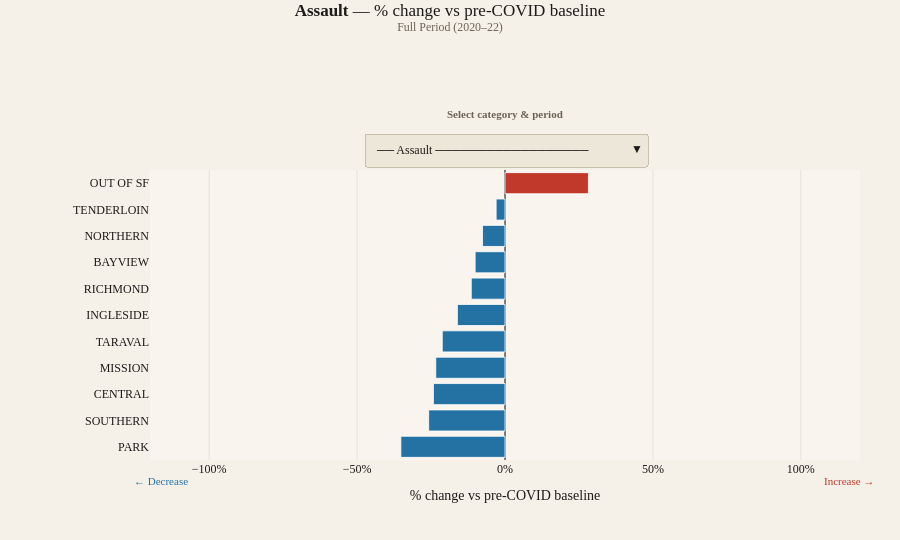

The notebook cell saved with this chart:
### Code cell
import pandas as pd
import plotly.graph_objects as go

# ── Config ────────────────────────────────────────────────────────────
CATEGORIES = ['Assault', 'Burglary', 'Drug Offense', 'Larceny-theft']
CATEGORY_COLORS = {
    'Assault':       '#1B6CA8',
    'Burglary':      '#7B2D8B',
    'Drug Offense':  '#1A8C6E',
    'Larceny-theft': '#C0392B',
}

BASELINE_START = pd.Timestamp('2018-01-01')
BASELINE_END   = pd.Timestamp('2020-02-25')

covid_phases = {
    'Full Period (2020–22)':  ('2020-02-25', '2022-06-01'),
    'Initial Restrictions':   ('2020-02-25', '2020-06-01'),
    'Partial Reopening':      ('2020-06-01', '2020-12-06'),
    'Second Lockdown':        ('2020-12-06', '2021-01-28'),
    'Gradual Reopening':      ('2021-01-28', '2022-06-01'),
}

# ── Prepare baseline ──────────────────────────────────────────────────
df_focus = df[df['Crime Category'].isin(CATEGORIES)].copy()
df_focus['Date'] = pd.to_datetime(df_focus[['Year', 'Month']].assign(Day=1))

baseline_days = (BASELINE_END - BASELINE_START).days
baseline_rates = (
    df_focus[df_focus['Date'].between(BASELINE_START, BASELINE_END)]
    .groupby(['Crime Category', 'Police District'])
    .size()
    .div(baseline_days)
    .reset_index(name='baseline_rate')
)

def compute_pct_change(cat, phase_name):
    start, end = [pd.Timestamp(t) for t in covid_phases[phase_name]]
    phase_days  = (end - start).days

    phase_rates = (
        df_focus[
            (df_focus['Crime Category'] == cat) &
            (df_focus['Date'].between(start, end))
        ]
        .groupby('Police District')
        .size()
        .div(phase_days)
        .reset_index(name='phase_rate')
    )

    merged = (
        baseline_rates[baseline_rates['Crime Category'] == cat]
        .merge(phase_rates, on='Police District', how='left')
        .fillna(0)
    )
    merged['pct_change'] = (
        (merged['phase_rate'] - merged['baseline_rate'])
        / merged['baseline_rate'].replace(0, float('nan'))
        * 100
    ).fillna(0).round(1)

    return merged.sort_values('pct_change')

# ── Build one trace per (category × phase) ───────────────────────────
all_traces   = []
trace_index  = {}   # (cat, phase) → index in all_traces

init_cat   = 'Assault'
init_phase = 'Full Period (2020–22)'

for cat in CATEGORIES:
    for phase in covid_phases:
        data = compute_pct_change(cat, phase)
        trace_index[(cat, phase)] = len(all_traces)
        all_traces.append(go.Bar(
            name=f'{cat} · {phase}',
            x=data['pct_change'],
            y=data['Police District'],
            orientation='h',
            marker=dict(
                color=['#C0392B' if v >= 0 else '#2471A3' for v in data['pct_change']],
                line=dict(color='white', width=0.8),
            ),
            customdata=data[['baseline_rate', 'phase_rate', 'pct_change']].values,
            hovertemplate=(
                '<b>%{y}</b><br>'
                'Change: <b>%{customdata[2]:+.1f}%</b><br>'
                'Baseline: %{customdata[0]:.2f} incidents/day<br>'
                'During phase: %{customdata[1]:.2f} incidents/day'
                '<extra></extra>'
            ),
            visible=(cat == init_cat and phase == init_phase),
        ))

fig = go.Figure(data=all_traces)
n_traces = len(all_traces)

# ── Single combined dropdown ──────────────────────────────────────────
# Grouped by category; a visual separator precedes each group.
# Separator entries use a special 'skip' method so clicking them
# does nothing — they act as group headers.

dropdown_buttons = []

for cat in CATEGORIES:
    # ── Group header (unclickable label) ──────────────────────────
    dropdown_buttons.append(dict(
        label=f'── {cat} ──────────────────',
        method='skip',           # no-op — Plotly ignores 'skip'
        args=[],
    ))

    for phase in covid_phases:
        visible = [False] * n_traces
        visible[trace_index[(cat, phase)]] = True

        dropdown_buttons.append(dict(
            label=f'   {phase}',          # indent for readability
            method='update',
            args=[
                {'visible': visible},
                {
                    'title.text': (
                        f'<b>{cat}</b> — % change vs pre-COVID baseline'
                        f'<br><sup style="color:#6b6456">{phase}</sup>'
                    ),
                    'xaxis.range': [-120, 120],
                },
            ],
        ))

# ── Layout ────────────────────────────────────────────────────────────
X_RANGE = 120

fig.update_layout(
    # Title sits well above the chart; dropdowns go below it
    title=dict(
        text=(
            f'<b>{init_cat}</b> — % change vs pre-COVID baseline'
            f'<br><sup style="color:#6b6456">{init_phase}</sup>'
        ),
        font=dict(size=17, family='Georgia, serif'),
        x=0.5, xanchor='center',
        y=0.97, yanchor='top',
        pad=dict(b=20),
    ),

    xaxis=dict(
        title='% change vs pre-COVID baseline',
        ticksuffix='%',
        range=[-X_RANGE, X_RANGE],
        zeroline=True, zerolinecolor='#555', zerolinewidth=1.5,
        showgrid=True, gridcolor='rgba(0,0,0,0.08)',
    ),
    yaxis=dict(
        title='',
        tickfont=dict(size=12),
        automargin=True,
    ),

    plot_bgcolor='#f9f5ee',
    paper_bgcolor='#f5f0e8',
    font=dict(family='Georgia, serif', color='#1e1c19'),
    showlegend=False,
    height=540,
    # Generous top margin so dropdown sits below title, not over it
    margin=dict(t=170, b=80, l=150, r=40),

    updatemenus=[dict(
        buttons=dropdown_buttons,
        direction='down',
        showactive=True,
        # Positioned just below the title block
        x=0.5, xanchor='center',
        y=1.14, yanchor='top',
        bgcolor='#ede7d9',
        bordercolor='#c8bfad',
        borderwidth=1,
        font=dict(size=12, family='Georgia, serif'),
        pad=dict(t=4, b=4),
    )],

    annotations=[
        # Dropdown label
        dict(
            text='<b>Select category &amp; period</b>',
            x=0.5, xref='paper', xanchor='center',
            y=1.22, yref='paper',
            showarrow=False,
            font=dict(size=11, color='#6b6456'),
        ),
        # Axis direction labels
        dict(
            text='← Decrease',
            x=-X_RANGE * 0.97, xref='x',
            y=-0.1, yref='paper',
            showarrow=False,
            font=dict(size=11, color='#2471A3'),
            align='left',
        ),
        dict(
            text='Increase →',
            x=X_RANGE * 0.97, xref='x',
            y=-0.1, yref='paper',
            showarrow=False,
            font=dict(size=11, color='#C0392B'),
            align='right',
        ),
    ],
)

# ── Export ────────────────────────────────────────────────────────────
fig.write_html(
    '../Visualizations/fig3_districts.html',
    include_plotlyjs='cdn',
)

fig.show()

### Figure 1 — Plotly figure (JSON) as saved in the notebook; plotly's stock layout.template omitted (floating-point values rounded to 4 significant figures)
{"data": [{"customdata": [[0.8637, 0.5599, -35.2], [3.524, 2.615, -25.8], [2.794, 2.119, -24.2], [4.069, 3.116, -23.4], [1.33, 1.048, -21.2], [1.946, 1.634, -16.1], [0.7873, 0.6977, -11.4], [2.713, 2.44, -10.1], [2.566, 2.37, -7.6], [3.405, 3.304, -3], [0.1197, 0.1536, 28.2]], "hovertemplate": "<b>%{y}</b><br>Change: <b>%{customdata[2]:+.1f}%</b><br>Baseline: %{customdata[0]:.2f} incidents/day<br>During phase: %{customdata[1]:.2f} incidents/day<extra></extra>", "marker": {"color": ["#2471A3", "#2471A3", "#2471A3", "#2471A3", "#2471A3", "#2471A3", "#2471A3", "#2471A3", "#2471A3", "#2471A3", "#C0392B"], "line": {"color": "white", "width": 0.8}}, "name": "Assault · Full Period (2020–22)", "orientation": "h", "type": "bar", "visible": true, "x": [-35.2, -25.8, -24.2, -23.4, -21.2, -16.1, -11.4, -10.1, -7.6, -3, 28.2], "y": ["PARK", "SOUTHERN", "CENTRAL", "MISSION", "TARAVAL", "INGLESIDE", "RICHMOND", "BAYVIEW", "NORTHERN", "TENDERLOIN", "OUT OF SF"]}, {"customdata": [[0.8637, 0.567, -34.4], [2.794, 1.887, -32.5], [4.069, 2.794, -31.3], [1.33, 1, -24.8], [3.524, 2.794, -20.7], [2.566, 2.206, -14], [1.946, 1.825, -6.3], [3.405, 3.598, 5.7], [2.713, 2.887, 6.4], [0.7873, 0.9278, 17.9], [0.1197, 0.1443, 20.5]], "hovertemplate": "<b>%{y}</b><br>Change: <b>%{customdata[2]:+.1f}%</b><br>Baseline: %{customdata[0]:.2f} incidents/day<br>During phase: %{customdata[1]:.2f} incidents/day<extra></extra>", "marker": {"color": ["#2471A3", "#2471A3", "#2471A3", "#2471A3", "#2471A3", "#2471A3", "#2471A3", "#C0392B", "#C0392B", "#C0392B", "#C0392B"], "line": {"color": "white", "width": 0.8}}, "name": "Assault · Initial Restrictions", "orientation": "h", "type": "bar", "visible": false, "x": [-34.4, -32.5, -31.3, -24.8, -20.7, -14, -6.3, 5.7, 6.4, 17.9, 20.5], "y": ["PARK", "CENTRAL", "MISSION", "TARAVAL", "SOUTHERN", "NORTHERN", "INGLESIDE", "TENDERLOIN", "BAYVIEW", "RICHMOND", "OUT OF SF"]}, {"customdata": [[2.794, 1.851, -33.7], [4.069, 2.878, -29.3], [0.8637, 0.633, -26.7], [0.7873, 0.6117, -22.3], [3.524, 2.777, -21.2], [1.33, 1.059, -20.4], [2.566, 2.176, -15.2], [3.405, 3.351, -1.6], [1.946, 2.011, 3.3], [2.713, 3.117, 14.9], [0.1197, 0.1755, 46.6]], "hovertemplate": "<b>%{y}</b><br>Change: <b>%{customdata[2]:+.1f}%</b><br>Baseline: %{customdata[0]:.2f} incidents/day<br>During phase: %{customdata[1]:.2f} incidents/day<extra></extra>", "marker": {"color": ["#2471A3", "#2471A3", "#2471A3", "#2471A3", "#2471A3", "#2471A3", "#2471A3", "#2471A3", "#C0392B", "#C0392B", "#C0392B"], "line": {"color": "white", "width": 0.8}}, "name": "Assault · Partial Reopening", "orientation": "h", "type": "bar", "visible": false, "x": [-33.7, -29.3, -26.7, -22.3, -21.2, -20.4, -15.2, -1.6, 3.3, 14.9, 46.6], "y": ["CENTRAL", "MISSION", "PARK", "RICHMOND", "SOUTHERN", "TARAVAL", "NORTHERN", "TENDERLOIN", "INGLESIDE", "BAYVIEW", "OUT OF SF"]}, {"customdata": [[0.8637, 0.2453, -71.6], [2.794, 0.9057, -67.6], [0.7873, 0.2642, -66.4], [3.524, 1.189, -66.3], [4.069, 1.736, -57.3], [2.566, 1.151, -55.1], [1.33, 0.6038, -54.6], [1.946, 0.9434, -51.5], [3.405, 1.755, -48.5], [2.713, 1.585, -41.6], [0.1197, 0.1509, 26.1]], "hovertemplate": "<b>%{y}</b><br>Change: <b>%{customdata[2]:+.1f}%</b><br>Baseline: %{customdata[0]:.2f} incidents/day<br>During phase: %{customdata[1]:.2f} incidents/day<extra></extra>", "marker": {"color": ["#2471A3", "#2471A3", "#2471A3", "#2471A3", "#2471A3", "#2471A3", "#2471A3", "#2471A3", "#2471A3", "#2471A3", "#C0392B"], "line": {"color": "white", "width": 0.8}}, "name": "Assault · Second Lockdown", "orientation": "h", "type": "bar", "visible": false, "x": [-71.6, -67.6, -66.4, -66.3, -57.3, -55.1, -54.6, -51.5, -48.5, -41.6, 26.1], "y": ["PARK", "CENTRAL", "RICHMOND", "SOUTHERN", "MISSION", "NORTHERN", "TARAVAL", "INGLESIDE", "TENDERLOIN", "BAYVIEW", "OUT OF SF"]}, {"customdata": [[0.8637, 0.6053, -29.9], [3.524, 2.812, -20.2], [1.946, 1.609, -17.3], [4.069, 3.544, -12.9], [2.713, 2.366, -12.8], [1.33, 1.162, -12.7], [2.794, 2.481, -11.2], [0.7873, 0.7812, -0.8], [3.405, 3.587, 5.3], [2.566, 2.72, 6], [0.1197, 0.1595, 33.2]], "hovertemplate": "<b>%{y}</b><br>Change: <b>%{customdata[2]:+.1f}%</b><br>Baseline: %{customdata[0]:.2f} incidents/day<br>During phase: %{customdata[1]:.2f} incidents/day<extra></extra>", "marker": {"color": ["#2471A3", "#2471A3", "#2471A3", "#2471A3", "#2471A3", "#2471A3", "#2471A3", "#2471A3", "#C0392B", "#C0392B", "#C0392B"], "line": {"color": "white", "width": 0.8}}, "name": "Assault · Gradual Reopening", "orientation": "h", "type": "bar", "visible": false, "x": [-29.9, -20.2, -17.3, -12.9, -12.8, -12.7, -11.2, -0.8, 5.3, 6, 33.2], "y": ["PARK", "SOUTHERN", "INGLESIDE", "MISSION", "BAYVIEW", "TARAVAL", "CENTRAL", "RICHMOND", "TENDERLOIN", "NORTHERN", "OUT OF SF"]}, {"customdata": [[2.75, 3.015, 9.6], [1.457, 1.651, 13.3], [2.539, 2.947, 16.1], [1.625, 1.949, 19.9], [0.7338, 0.9637, 31.3], [1.341, 1.859, 38.6], [2.603, 4.406, 69.3], [1.693, 2.981, 76.1], [0.9439, 1.796, 90.2], [0.935, 1.999, 113.8], [0.02803, 0.06046, 115.7]], "hovertemplate": "<b>%{y}</b><br>Change: <b>%{customdata[2]:+.1f}%</b><br>Baseline: %{customdata[0]:.2f} incidents/day<br>During phase: %{customdata[1]:.2f} incidents/day<extra></extra>", "marker": {"color": ["#C0392B", "#C0392B", "#C0392B", "#C0392B", "#C0392B", "#C0392B", "#C0392B", "#C0392B", "#C0392B", "#C0392B", "#C0392B"], "line": {"color": "white", "width": 0.8}}, "name": "Burglary · Full Period (2020–22)", "orientation": "h", "type": "bar", "visible": false, "x": [9.6, 13.3, 16.1, 19.9, 31.3, 38.6, 69.3, 76.1, 90.2, 113.8, 115.7], "y": ["CENTRAL", "BAYVIEW", "SOUTHERN", "INGLESIDE", "TENDERLOIN", "TARAVAL", "NORTHERN", "MISSION", "PARK", "RICHMOND", "OUT OF SF"]}, {"customdata": [[0.02803, 0.03093, 10.4], [1.341, 1.608, 19.9], [1.625, 2.196, 35.1], [1.457, 2.021, 38.7], [2.75, 4.979, 81], [0.7338, 1.371, 86.9], [2.539, 4.804, 89.2], [0.935, 2.041, 118.3], [1.693, 3.701, 118.6], [0.9439, 2.186, 131.5], [2.603, 6.423, 146.8]], "hovertemplate": "<b>%{y}</b><br>Change: <b>%{customdata[2]:+.1f}%</b><br>Baseline: %{customdata[0]:.2f} incidents/day<br>During phase: %{customdata[1]:.2f} incidents/day<extra></extra>", "marker": {"color": ["#C0392B", "#C0392B", "#C0392B", "#C0392B", "#C0392B", "#C0392B", "#C0392B", "#C0392B", "#C0392B", "#C0392B", "#C0392B"], "line": {"color": "white", "width": 0.8}}, "name": "Burglary · Initial Restrictions", "orientation": "h", "type": "bar", "visible": false, "x": [10.4, 19.9, 35.1, 38.7, 81, 86.9, 89.2, 118.3, 118.6, 131.5, 146.8], "y": ["OUT OF SF", "TARAVAL", "INGLESIDE", "BAYVIEW", "CENTRAL", "TENDERLOIN", "SOUTHERN", "RICHMOND", "MISSION", "PARK", "NORTHERN"]}, {"customdata": [[1.457, 1.564, 7.3], [1.625, 1.995, 22.7], [2.539, 3.383, 33.2], [2.75, 3.814, 38.7], [1.341, 2.037, 51.9], [0.7338, 1.122, 53], [1.693, 3.234, 91], [2.603, 6.245, 139.9], [0.935, 2.793, 198.7], [0.9439, 2.835, 200.3], [0.02803, 0.1011, 260.6]], "hovertemplate": "<b>%{y}</b><br>Change: <b>%{customdata[2]:+.1f}%</b><br>Baseline: %{customdata[0]:.2f} incidents/day<br>During phase: %{customdata[1]:.2f} incidents/day<extra></extra>", "marker": {"color": ["#C0392B", "#C0392B", "#C0392B", "#C0392B", "#C0392B", "#C0392B", "#C0392B", "#C0392B", "#C0392B", "#C0392B", "#C0392B"], "line": {"color": "white", "width": 0.8}}, "name": "Burglary · Partial Reopening", "orientation": "h", "type": "bar", "visible": false, "x": [7.3, 22.7, 33.2, 38.7, 51.9, 53, 91, 139.9, 198.7, 200.3, 260.6], "y": ["BAYVIEW", "INGLESIDE", "SOUTHERN", "CENTRAL", "TARAVAL", "TENDERLOIN", "MISSION", "NORTHERN", "RICHMOND", "PARK", "OUT OF SF"]}, {"customdata": [[2.75, 2.113, -23.2], [2.539, 2.057, -19], [1.625, 1.377, -15.3], [1.457, 1.264, -13.3], [0.7338, 0.7736, 5.4], [1.341, 1.453, 8.3], [0.9439, 1.208, 27.9], [1.693, 2.302, 36], [2.603, 3.585, 37.7], [0.935, 1.83, 95.7], [0.02803, 0.0566, 102]], "hovertemplate": "<b>%{y}</b><br>Change: <b>%{customdata[2]:+.1f}%</b><br>Baseline: %{customdata[0]:.2f} incidents/day<br>During phase: %{customdata[1]:.2f} incidents/day<extra></extra>", "marker": {"color": ["#2471A3", "#2471A3", "#2471A3", "#2471A3", "#C0392B", "#C0392B", "#C0392B", "#C0392B", "#C0392B", "#C0392B", "#C0392B"], "line": {"color": "white", "width": 0.8}}, "name": "Burglary · Second Lockdown", "orientation": "h", "type": "bar", "visible": false, "x": [-23.2, -19, -15.3, -13.3, 5.4, 8.3, 27.9, 36, 37.7, 95.7, 102], "y": ["CENTRAL", "SOUTHERN", "INGLESIDE", "BAYVIEW", "TENDERLOIN", "TARAVAL", "PARK", "MISSION", "NORTHERN", "RICHMOND", "OUT OF SF"]}, {"customdata": [[2.75, 2.618, -4.8], [2.539, 2.732, 7.6], [1.457, 1.769, 21.4], [0.7338, 0.8916, 21.5], [1.625, 2.037, 25.3], [2.603, 3.771, 44.9], [1.341, 1.98, 47.6], [0.9439, 1.552, 64.4], [1.693, 2.994, 76.8], [0.02803, 0.05317, 89.7], [0.935, 1.793, 91.8]], "hovertemplate": "<b>%{y}</b><br>Change: <b>%{customdata[2]:+.1f}%</b><br>Baseline: %{customdata[0]:.2f} incidents/day<br>During phase: %{customdata[1]:.2f} incidents/day<extra></extra>", "marker": {"color": ["#2471A3", "#C0392B", "#C0392B", "#C0392B", "#C0392B", "#C0392B", "#C0392B", "#C0392B", "#C0392B", "#C0392B", "#C0392B"], "line": {"color": "white", "width": 0.8}}, "name": "Burglary · Gradual Reopening", "orientation": "h", "type": "bar", "visible": false, "x": [-4.8, 7.6, 21.4, 21.5, 25.3, 44.9, 47.6, 64.4, 76.8, 89.7, 91.8], "y": ["CENTRAL", "SOUTHERN", "BAYVIEW", "TENDERLOIN", "INGLESIDE", "NORTHERN", "TARAVAL", "PARK", "MISSION", "OUT OF SF", "RICHMOND"]}, {"customdata": [[0.3771, 0.09915, -73.7], [1.624, 0.5127, -68.4], [0.3478, 0.1209, -65.2], [0.2064, 0.08585, -58.4], [0.879, 0.393, -55.3], [1.462, 0.6832, -53.3], [0.6535, 0.3144, -51.9], [0.1401, 0.06892, -50.8], [0.3236, 0.2563, -20.8], [3.819, 3.745, -1.9], [0.05223, 0.1584, 203.3]], "hovertemplate": "<b>%{y}</b><br>Change: <b>%{customdata[2]:+.1f}%</b><br>Baseline: %{customdata[0]:.2f} incidents/day<br>During phase: %{customdata[1]:.2f} incidents/day<extra></extra>", "marker": {"color": ["#2471A3", "#2471A3", "#2471A3", "#2471A3", "#2471A3", "#2471A3", "#2471A3", "#2471A3", "#2471A3", "#2471A3", "#C0392B"], "line": {"color": "white", "width": 0.8}}, "name": "Drug Offense · Full Period (2020–22)", "orientation": "h", "type": "bar", "visible": false, "x": [-73.7, -68.4, -65.2, -58.4, -55.3, -53.3, -51.9, -50.8, -20.8, -1.9, 203.3], "y": ["PARK", "MISSION", "INGLESIDE", "TARAVAL", "NORTHERN", "SOUTHERN", "CENTRAL", "RICHMOND", "BAYVIEW", "TENDERLOIN", "OUT OF SF"]}, {"customdata": [[0.05223, 0, -100], [0.2064, 0.04124, -80], [0.3771, 0.08247, -78.1], [0.3478, 0.08247, -76.3], [1.624, 0.4536, -72.1], [1.462, 0.567, -61.2], [0.879, 0.4536, -48.4], [0.6535, 0.3711, -43.2], [0.3236, 0.2268, -29.9], [0.1401, 0.1031, -26.4], [3.819, 4.515, 18.2]], "hovertemplate": "<b>%{y}</b><br>Change: <b>%{customdata[2]:+.1f}%</b><br>Baseline: %{customdata[0]:.2f} incidents/day<br>During phase: %{customdata[1]:.2f} incidents/day<extra></extra>", "marker": {"color": ["#2471A3", "#2471A3", "#2471A3", "#2471A3", "#2471A3", "#2471A3", "#2471A3", "#2471A3", "#2471A3", "#2471A3", "#C0392B"], "line": {"color": "white", "width": 0.8}}, "name": "Drug Offense · Initial Restrictions", "orientation": "h", "type": "bar", "visible": false, "x": [-100, -80, -78.1, -76.3, -72.1, -61.2, -48.4, -43.2, -29.9, -26.4, 18.2], "y": ["OUT OF SF", "TARAVAL", "PARK", "INGLESIDE", "MISSION", "SOUTHERN", "NORTHERN", "CENTRAL", "BAYVIEW", "RICHMOND", "TENDERLOIN"]}, {"customdata": [[0.3771, 0.117, -69], [1.462, 0.4628, -68.4], [1.624, 0.6436, -60.4], [0.3478, 0.1489, -57.2], [0.2064, 0.1064, -48.5], [0.6535, 0.367, -43.8], [0.879, 0.4947, -43.7], [0.3236, 0.2074, -35.9], [0.1401, 0.133, -5.1], [3.819, 4.574, 19.8], [0.05223, 0.1117, 113.9]], "hovertemplate": "<b>%{y}</b><br>Change: <b>%{customdata[2]:+.1f}%</b><br>Baseline: %{customdata[0]:.2f} incidents/day<br>During phase: %{customdata[1]:.2f} incidents/day<extra></extra>", "marker": {"color": ["#2471A3", "#2471A3", "#2471A3", "#2471A3", "#2471A3", "#2471A3", "#2471A3", "#2471A3", "#2471A3", "#C0392B", "#C0392B"], "line": {"color": "white", "width": 0.8}}, "name": "Drug Offense · Partial Reopening", "orientation": "h", "type": "bar", "visible": false, "x": [-69, -68.4, -60.4, -57.2, -48.5, -43.8, -43.7, -35.9, -5.1, 19.8, 113.9], "y": ["PARK", "SOUTHERN", "MISSION", "INGLESIDE", "TARAVAL", "CENTRAL", "NORTHERN", "BAYVIEW", "RICHMOND", "TENDERLOIN", "OUT OF SF"]}, {"customdata": [[0.1401, 0, -100], [1.462, 0.1887, -87.1], [0.879, 0.1321, -85], [0.3478, 0.0566, -83.7], [0.3771, 0.07547, -80], [0.6535, 0.1698, -74], [1.624, 0.4906, -69.8], [0.05223, 0.01887, -63.9], [0.2064, 0.07547, -63.4], [0.3236, 0.1321, -59.2], [3.819, 2.792, -26.9]], "hovertemplate": "<b>%{y}</b><br>Change: <b>%{customdata[2]:+.1f}%</b><br>Baseline: %{customdata[0]:.2f} incidents/day<br>During phase: %{customdata[1]:.2f} incidents/day<extra></extra>", "marker": {"color": ["#2471A3", "#2471A3", "#2471A3", "#2471A3", "#2471A3", "#2471A3", "#2471A3", "#2471A3", "#2471A3", "#2471A3", "#2471A3"], "line": {"color": "white", "width": 0.8}}, "name": "Drug Offense · Second Lockdown", "orientation": "h", "type": "bar", "visible": false, "x": [-100, -87.1, -85, -83.7, -80, -74, -69.8, -63.9, -63.4, -59.2, -26.9], "y": ["RICHMOND", "SOUTHERN", "NORTHERN", "INGLESIDE", "PARK", "CENTRAL", "MISSION", "OUT OF SF", "TARAVAL", "BAYVIEW", "TENDERLOIN"]}, {"customdata": [[0.3771, 0.1043, -72.3], [1.624, 0.5031, -69], [0.3478, 0.1329, -61.8], [0.1401, 0.05521, -60.6], [0.2064, 0.08998, -56.4], [0.879, 0.3885, -55.8], [0.6535, 0.3108, -52.4], [1.462, 0.8487, -42], [0.3236, 0.2945, -9], [3.819, 3.771, -1.3], [0.05223, 0.2229, 326.8]], "hovertemplate": "<b>%{y}</b><br>Change: <b>%{customdata[2]:+.1f}%</b><br>Baseline: %{customdata[0]:.2f} incidents/day<br>During phase: %{customdata[1]:.2f} incidents/day<extra></extra>", "marker": {"color": ["#2471A3", "#2471A3", "#2471A3", "#2471A3", "#2471A3", "#2471A3", "#2471A3", "#2471A3", "#2471A3", "#2471A3", "#C0392B"], "line": {"color": "white", "width": 0.8}}, "name": "Drug Offense · Gradual Reopening", "orientation": "h", "type": "bar", "visible": false, "x": [-72.3, -69, -61.8, -60.6, -56.4, -55.8, -52.4, -42, -9, -1.3, 326.8], "y": ["PARK", "MISSION", "INGLESIDE", "RICHMOND", "TARAVAL", "NORTHERN", "CENTRAL", "SOUTHERN", "BAYVIEW", "TENDERLOIN", "OUT OF SF"]}, {"customdata": [[6.794, 3.942, -42], [1.264, 0.7618, -39.7], [16.14, 10.26, -36.4], [14.17, 9.511, -32.9], [26.29, 18.88, -28.2], [23.02, 16.89, -26.6], [7.308, 5.982, -18.1], [8.22, 7.375, -10.3], [10.02, 9.082, -9.3], [5.825, 5.48, -5.9], [6.079, 6.365, 4.7]], "hovertemplate": "<b>%{y}</b><br>Change: <b>%{customdata[2]:+.1f}%</b><br>Baseline: %{customdata[0]:.2f} incidents/day<br>During phase: %{customdata[1]:.2f} incidents/day<extra></extra>", "marker": {"color": ["#2471A3", "#2471A3", "#2471A3", "#2471A3", "#2471A3", "#2471A3", "#2471A3", "#2471A3", "#2471A3", "#2471A3", "#C0392B"], "line": {"color": "white", "width": 0.8}}, "name": "Larceny-theft · Full Period (2020–22)", "orientation": "h", "type": "bar", "visible": false, "x": [-42, -39.7, -36.4, -32.9, -28.2, -26.6, -18.1, -10.3, -9.3, -5.9, 4.7], "y": ["TENDERLOIN", "OUT OF SF", "SOUTHERN", "MISSION", "CENTRAL", "NORTHERN", "BAYVIEW", "TARAVAL", "RICHMOND", "PARK", "INGLESIDE"]}, {"customdata": [[1.264, 0.4948, -60.8], [26.29, 10.67, -59.4], [6.794, 3.33, -51], [16.14, 8.649, -46.4], [23.02, 17, -26.2], [10.02, 7.742, -22.7], [14.17, 11.14, -21.3], [8.22, 7.68, -6.6], [5.825, 5.763, -1.1], [7.308, 7.732, 5.8], [6.079, 7.598, 25]], "hovertemplate": "<b>%{y}</b><br>Change: <b>%{customdata[2]:+.1f}%</b><br>Baseline: %{customdata[0]:.2f} incidents/day<br>During phase: %{customdata[1]:.2f} incidents/day<extra></extra>", "marker": {"color": ["#2471A3", "#2471A3", "#2471A3", "#2471A3", "#2471A3", "#2471A3", "#2471A3", "#2471A3", "#2471A3", "#C0392B", "#C0392B"], "line": {"color": "white", "width": 0.8}}, "name": "Larceny-theft · Initial Restrictions", "orientation": "h", "type": "bar", "visible": false, "x": [-60.8, -59.4, -51, -46.4, -26.2, -22.7, -21.3, -6.6, -1.1, 5.8, 25], "y": ["OUT OF SF", "CENTRAL", "TENDERLOIN", "SOUTHERN", "NORTHERN", "RICHMOND", "MISSION", "TARAVAL", "PARK", "BAYVIEW", "INGLESIDE"]}, {"customdata": [[1.264, 0.5266, -58.3], [16.14, 7.957, -50.7], [26.29, 13.07, -50.3], [6.794, 3.548, -47.8], [14.17, 7.952, -43.9], [23.02, 15.43, -33], [8.22, 6.628, -19.4], [7.308, 6.064, -17], [10.02, 8.691, -13.2], [5.825, 6.601, 13.3], [6.079, 7.691, 26.5]], "hovertemplate": "<b>%{y}</b><br>Change: <b>%{customdata[2]:+.1f}%</b><br>Baseline: %{customdata[0]:.2f} incidents/day<br>During phase: %{customdata[1]:.2f} incidents/day<extra></extra>", "marker": {"color": ["#2471A3", "#2471A3", "#2471A3", "#2471A3", "#2471A3", "#2471A3", "#2471A3", "#2471A3", "#2471A3", "#C0392B", "#C0392B"], "line": {"color": "white", "width": 0.8}}, "name": "Larceny-theft · Partial Reopening", "orientation": "h", "type": "bar", "visible": false, "x": [-58.3, -50.7, -50.3, -47.8, -43.9, -33, -19.4, -17, -13.2, 13.3, 26.5], "y": ["OUT OF SF", "SOUTHERN", "CENTRAL", "TENDERLOIN", "MISSION", "NORTHERN", "TARAVAL", "BAYVIEW", "RICHMOND", "PARK", "INGLESIDE"]}, {"customdata": [[16.14, 3.717, -77], [1.264, 0.3019, -76.1], [14.17, 3.453, -75.6], [6.794, 1.943, -71.4], [26.29, 7.792, -70.4], [23.02, 8.547, -62.9], [10.02, 3.849, -61.6], [8.22, 3.868, -52.9], [7.308, 3.547, -51.5], [5.825, 3.113, -46.6], [6.079, 4.321, -28.9]], "hovertemplate": "<b>%{y}</b><br>Change: <b>%{customdata[2]:+.1f}%</b><br>Baseline: %{customdata[0]:.2f} incidents/day<br>During phase: %{customdata[1]:.2f} incidents/day<extra></extra>", "marker": {"color": ["#2471A3", "#2471A3", "#2471A3", "#2471A3", "#2471A3", "#2471A3", "#2471A3", "#2471A3", "#2471A3", "#2471A3", "#2471A3"], "line": {"color": "white", "width": 0.8}}, "name": "Larceny-theft · Second Lockdown", "orientation": "h", "type": "bar", "visible": false, "x": [-77, -76.1, -75.6, -71.4, -70.4, -62.9, -61.6, -52.9, -51.5, -46.6, -28.9], "y": ["SOUTHERN", "OUT OF SF", "MISSION", "TENDERLOIN", "CENTRAL", "NORTHERN", "RICHMOND", "TARAVAL", "BAYVIEW", "PARK", "INGLESIDE"]}, {"customdata": [[6.794, 4.628, -31.9], [1.264, 0.9693, -23.3], [14.17, 10.99, -22.5], [16.14, 12.61, -21.9], [23.02, 19.11, -17], [7.308, 6.215, -15], [26.29, 24.46, -7], [5.825, 5.577, -4.3], [8.22, 8.303, 1], [6.079, 6.229, 2.5], [10.02, 10.48, 4.6]], "hovertemplate": "<b>%{y}</b><br>Change: <b>%{customdata[2]:+.1f}%</b><br>Baseline: %{customdata[0]:.2f} incidents/day<br>During phase: %{customdata[1]:.2f} incidents/day<extra></extra>", "marker": {"color": ["#2471A3", "#2471A3", "#2471A3", "#2471A3", "#2471A3", "#2471A3", "#2471A3", "#2471A3", "#C0392B", "#C0392B", "#C0392B"], "line": {"color": "white", "width": 0.8}}, "name": "Larceny-theft · Gradual Reopening", "orientation": "h", "type": "bar", "visible": false, "x": [-31.9, -23.3, -22.5, -21.9, -17, -15, -7, -4.3, 1, 2.5, 4.6], "y": ["TENDERLOIN", "OUT OF SF", "MISSION", "SOUTHERN", "NORTHERN", "BAYVIEW", "CENTRAL", "PARK", "TARAVAL", "INGLESIDE", "RICHMOND"]}], "layout": {"annotations": [{"font": {"color": "#6b6456", "size": 11}, "showarrow": false, "text": "<b>Select category &amp; period</b>", "x": 0.5, "xanchor": "center", "xref": "paper", "y": 1.22, "yref": "paper"}, {"align": "left", "font": {"color": "#2471A3", "size": 11}, "showarrow": false, "text": "← Decrease", "x": -116.4, "xref": "x", "y": -0.1, "yref": "paper"}, {"align": "right", "font": {"color": "#C0392B", "size": 11}, "showarrow": false, "text": "Increase →", "x": 116.4, "xref": "x", "y": -0.1, "yref": "paper"}], "font": {"color": "#1e1c19", "family": "Georgia, serif"}, "height": 540, "margin": {"b": 80, "l": 150, "r": 40, "t": 170}, "paper_bgcolor": "#f5f0e8", "plot_bgcolor": "#f9f5ee", "showlegend": false, "title": {"font": {"family": "Georgia, serif", "size": 17}, "pad": {"b": 20}, "text": "<b>Assault</b> — % change vs pre-COVID baseline<br><sup style=\"color:#6b6456\">Full Period (2020–22)</sup>", "x": 0.5, "xanchor": "center", "y": 0.97, "yanchor": "top"}, "updatemenus": [{"bgcolor": "#ede7d9", "bordercolor": "#c8bfad", "borderwidth": 1, "buttons": [{"args": [], "label": "── Assault ──────────────────", "method": "skip"}, {"args": [{"visible": [true, false, false, false, false, false, false, false, false, false, false, false, false, false, false, false, false, false, false, false]}, {"title.text": "<b>Assault</b> — % change vs pre-COVID baseline<br><sup style=\"color:#6b6456\">Full Period (2020–22)</sup>", "xaxis.range": [-120, 120]}], "label": "   Full Period (2020–22)", "method": "update"}, {"args": [{"visible": [false, true, false, false, false, false, false, false, false, false, false, false, false, false, false, false, false, false, false, false]}, {"title.text": "<b>Assault</b> — % change vs pre-COVID baseline<br><sup style=\"color:#6b6456\">Initial Restrictions</sup>", "xaxis.range": [-120, 120]}], "label": "   Initial Restrictions", "method": "update"}, {"args": [{"visible": [false, false, true, false, false, false, false, false, false, false, false, false, false, false, false, false, false, false, false, false]}, {"title.text": "<b>Assault</b> — % change vs pre-COVID baseline<br><sup style=\"color:#6b6456\">Partial Reopening</sup>", "xaxis.range": [-120, 120]}], "label": "   Partial Reopening", "method": "update"}, {"args": [{"visible": [false, false, false, true, false, false, false, false, false, false, false, false, false, false, false, false, false, false, false, false]}, {"title.text": "<b>Assault</b> — % change vs pre-COVID baseline<br><sup style=\"color:#6b6456\">Second Lockdown</sup>", "xaxis.range": [-120, 120]}], "label": "   Second Lockdown", "method": "update"}, {"args": [{"visible": [false, false, false, false, true, false, false, false, false, false, false, false, false, false, false, false, false, false, false, false]}, {"title.text": "<b>Assault</b> — % change vs pre-COVID baseline<br><sup style=\"color:#6b6456\">Gradual Reopening</sup>", "xaxis.range": [-120, 120]}], "label": "   Gradual Reopening", "method": "update"}, {"args": [], "label": "── Burglary ──────────────────", "method": "skip"}, {"args": [{"visible": [false, false, false, false, false, true, false, false, false, false, false, false, false, false, false, false, false, false, false, false]}, {"title.text": "<b>Burglary</b> — % change vs pre-COVID baseline<br><sup style=\"color:#6b6456\">Full Period (2020–22)</sup>", "xaxis.range": [-120, 120]}], "label": "   Full Period (2020–22)", "method": "update"}, {"args": [{"visible": [false, false, false, false, false, false, true, false, false, false, false, false, false, false, false, false, false, false, false, false]}, {"title.text": "<b>Burglary</b> — % change vs pre-COVID baseline<br><sup style=\"color:#6b6456\">Initial Restrictions</sup>", "xaxis.range": [-120, 120]}], "label": "   Initial Restrictions", "method": "update"}, {"args": [{"visible": [false, false, false, false, false, false, false, true, false, false, false, false, false, false, false, false, false, false, false, false]}, {"title.text": "<b>Burglary</b> — % change vs pre-COVID baseline<br><sup style=\"color:#6b6456\">Partial Reopening</sup>", "xaxis.range": [-120, 120]}], "label": "   Partial Reopening", "method": "update"}, {"args": [{"visible": [false, false, false, false, false, false, false, false, true, false, false, false, false, false, false, false, false, false, false, false]}, {"title.text": "<b>Burglary</b> — % change vs pre-COVID baseline<br><sup style=\"color:#6b6456\">Second Lockdown</sup>", "xaxis.range": [-120, 120]}], "label": "   Second Lockdown", "method": "update"}, {"args": [{"visible": [false, false, false, false, false, false, false, false, false, true, false, false, false, false, false, false, false, false, false, false]}, {"title.text": "<b>Burglary</b> — % change vs pre-COVID baseline<br><sup style=\"color:#6b6456\">Gradual Reopening</sup>", "xaxis.range": [-120, 120]}], "label": "   Gradual Reopening", "method": "update"}, {"args": [], "label": "── Drug Offense ──────────────────", "method": "skip"}, {"args": [{"visible": [false, false, false, false, false, false, false, false, false, false, true, false, false, false, false, false, false, false, false, false]}, {"title.text": "<b>Drug Offense</b> — % change vs pre-COVID baseline<br><sup style=\"color:#6b6456\">Full Period (2020–22)</sup>", "xaxis.range": [-120, 120]}], "label": "   Full Period (2020–22)", "method": "update"}, {"args": [{"visible": [false, false, false, false, false, false, false, false, false, false, false, true, false, false, false, false, false, false, false, false]}, {"title.text": "<b>Drug Offense</b> — % change vs pre-COVID baseline<br><sup style=\"color:#6b6456\">Initial Restrictions</sup>", "xaxis.range": [-120, 120]}], "label": "   Initial Restrictions", "method": "update"}, {"args": [{"visible": [false, false, false, false, false, false, false, false, false, false, false, false, true, false, false, false, false, false, false, false]}, {"title.text": "<b>Drug Offense</b> — % change vs pre-COVID baseline<br><sup style=\"color:#6b6456\">Partial Reopening</sup>", "xaxis.range": [-120, 120]}], "label": "   Partial Reopening", "method": "update"}, {"args": [{"visible": [false, false, false, false, false, false, false, false, false, false, false, false, false, true, false, false, false, false, false, false]}, {"title.text": "<b>Drug Offense</b> — % change vs pre-COVID baseline<br><sup style=\"color:#6b6456\">Second Lockdown</sup>", "xaxis.range": [-120, 120]}], "label": "   Second Lockdown", "method": "update"}, {"args": [{"visible": [false, false, false, false, false, false, false, false, false, false, false, false, false, false, true, false, false, false, false, false]}, {"title.text": "<b>Drug Offense</b> — % change vs pre-COVID baseline<br><sup style=\"color:#6b6456\">Gradual Reopening</sup>", "xaxis.range": [-120, 120]}], "label": "   Gradual Reopening", "method": "update"}, {"args": [], "label": "── Larceny-theft ──────────────────", "method": "skip"}, {"args": [{"visible": [false, false, false, false, false, false, false, false, false, false, false, false, false, false, false, true, false, false, false, false]}, {"title.text": "<b>Larceny-theft</b> — % change vs pre-COVID baseline<br><sup style=\"color:#6b6456\">Full Period (2020–22)</sup>", "xaxis.range": [-120, 120]}], "label": "   Full Period (2020–22)", "method": "update"}, {"args": [{"visible": [false, false, false, false, false, false, false, false, false, false, false, false, false, false, false, false, true, false, false, false]}, {"title.text": "<b>Larceny-theft</b> — % change vs pre-COVID baseline<br><sup style=\"color:#6b6456\">Initial Restrictions</sup>", "xaxis.range": [-120, 120]}], "label": "   Initial Restrictions", "method": "update"}, {"args": [{"visible": [false, false, false, false, false, false, false, false, false, false, false, false, false, false, false, false, false, true, false, false]}, {"title.text": "<b>Larceny-theft</b> — % change vs pre-COVID baseline<br><sup style=\"color:#6b6456\">Partial Reopening</sup>", "xaxis.range": [-120, 120]}], "label": "   Partial Reopening", "method": "update"}, {"args": [{"visible": [false, false, false, false, false, false, false, false, false, false, false, false, false, false, false, false, false, false, true, false]}, {"title.text": "<b>Larceny-theft</b> — % change vs pre-COVID baseline<br><sup style=\"color:#6b6456\">Second Lockdown</sup>", "xaxis.range": [-120, 120]}], "label": "   Second Lockdown", "method": "update"}, {"args": [{"visible": [false, false, false, false, false, false, false, false, false, false, false, false, false, false, false, false, false, false, false, true]}, {"title.text": "<b>Larceny-theft</b> — % change vs pre-COVID baseline<br><sup style=\"color:#6b6456\">Gradual Reopening</sup>", "xaxis.range": [-120, 120]}], "label": "   Gradual Reopening", "method": "update"}], "direction": "down", "font": {"family": "Georgia, serif", "size": 12}, "pad": {"b": 4, "t": 4}, "showactive": true, "x": 0.5, "xanchor": "center", "y": 1.14, "yanchor": "top"}], "xaxis": {"gridcolor": "rgba(0,0,0,0.08)", "range": [-120, 120], "showgrid": true, "ticksuffix": "%", "title": {"text": "% change vs pre-COVID baseline"}, "zeroline": true, "zerolinecolor": "#555", "zerolinewidth": 1.5}, "yaxis": {"automargin": true, "tickfont": {"size": 12}, "title": {"text": ""}}}}
